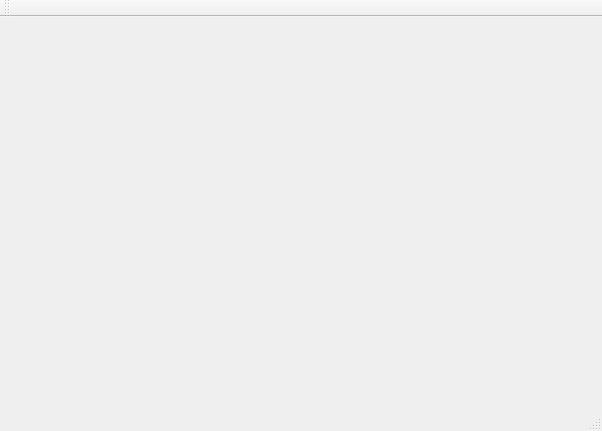
<?xml version="1.0" encoding="UTF-8"?>
<ui version="4.0">
 <class>MainWindow</class>
 <widget class="QMainWindow" name="MainWindow">
  <property name="geometry">
   <rect>
    <x>0</x>
    <y>0</y>
    <width>602</width>
    <height>431</height>
   </rect>
  </property>
  <property name="windowTitle">
   <string>MainWindow</string>
  </property>
  <widget class="QWidget" name="centralWidget"/>
  <widget class="QMenuBar" name="menuBar">
   <property name="geometry">
    <rect>
     <x>0</x>
     <y>0</y>
     <width>602</width>
     <height>25</height>
    </rect>
   </property>
  </widget>
  <widget class="QToolBar" name="mainToolBar">
   <attribute name="toolBarArea">
    <enum>TopToolBarArea</enum>
   </attribute>
   <attribute name="toolBarBreak">
    <bool>false</bool>
   </attribute>
  </widget>
  <widget class="QStatusBar" name="statusBar"/>
 </widget>
 <layoutdefault spacing="6" margin="11"/>
 <resources/>
 <connections/>
</ui>
